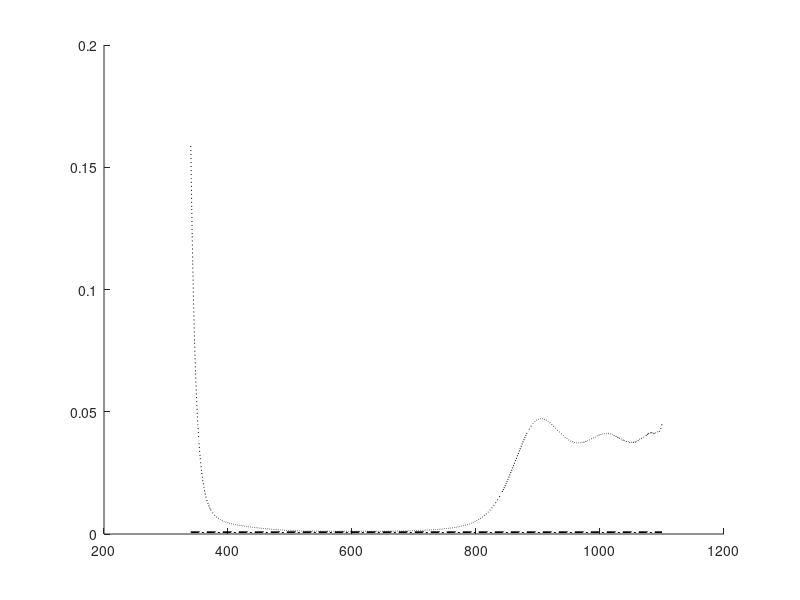

MATLAB code for this plot: (Note: this script raises an error after producing the figure.)
%% Hg-plot, egna mätningar
clc;clear all;figure(1), clf

addpath('Data/')
%load('Data/halogen_backgound_20151213.mat', 'P_korr', 'L_min')
load('Data/halogen_backgound_emission.mat', 'P_korr', 'L_min')



threshold1=6e-4;
threshold2=.9e-3;

hold on
plot([L_min, 1100], threshold1*[1,1], '-.k',...
     [L_min, 1100], threshold2*[1,1], '--k')

%Visar korrektionen
x=linspace(L_min, 1100,1000);
y=threshold2*exp(polyval(P_korr, x));
plot(x,y, ':k')

%P_korr=0;
a=dir('Data/Hg_20151212_00*.lvm');
bra=[2];
legendCell1=cell(size(bra));
normfaktor=0;
for i=1:length(bra)
data1=load(a(bra(i)).name);

L1=data1(:,1);
I1=data1(:,2);

index1=find(I1>threshold2);
I1(index1)=I1(index1).*exp(polyval(P_korr, L1(index1)));
plot(L1,I1)

legendCell1{i}=num2str(bra(i));
normfaktor=normfaktor+max(I1(L1<500))/length(bra);
end

axis([L_min, 1050, 4e-4, 10])
grid on
set(gca, 'fontsize', 15, 'yscale', 'log')

%

b=dir('Data/NIST_persistent_lines_Hg.tsv');

legendCell2=cell(size(b'));

for i=1:length(b)
    data=load(b(i).name);
    I2=data(:,1)/1000; I2=I2/max(I2);
    L2=data(:,2)/10;% Å -> nm
    plot(L2, I2*normfaktor, 'o', 'markersize', 10)
    
    r=regexp(b(i).name,'[\_\.]' ,'split');
    legendCell2{i}=[r{end-1}, ' "persistent lines"'];
    %legendCell2{i}='"persistent lines"';
end


data=load('Data/NIST_strong_lines_Hg.tsv');
I=data(:,1); I=I/max(I);
L3=data(:,2)/10;% Å -> nm
plot(L3, I*normfaktor, '*k')


toppar=find( ([0; diff(I1)]>0) & ([diff(I1); 0]<0) & (I1>threshold2*1.5));
plot(L1(toppar), I1(toppar), 'vb')



l=legend([{'Tr\"o{}skel 1','Tr\"o{}skel 2', 'Korrektion'},...
       {'Spektrum'},...%legendCell1, ...
       legendCell2,...
       {'Hg "strong lines"', 'Detekterade toppar'}],...
       'location', 'northeast');

set(l, 'interpreter', 'latex', 'fontsize', 13)


ylabel('Intensitet /[godt. enhet]', 'interpreter', 'latex', 'fontsize', 20)
xlabel('$\lambda$/[nm]', 'interpreter', 'latex', 'fontsize', 20)

%% Energier
clc;
%figure(2),
clf; 
hold on
load('constants.mat', 'h', 'c', 'e')

E1=h*c./(L1(toppar)*1e-9)/e;
E3=h*c./(L3*1e-9)/e;

A=[L1(toppar), E1,   1e-5./(L1(toppar)*1e-9)];

%repmat(E1, 1, length(E1)+1) - [zeros(size(E1)), E1.'.*ones(length(E1))]
% v- nm,     v- eV,     v- 10^3 cm^-1
str1=sprintf('%3.2f  \t& %3.3f \t& %3.2f \\\\ \n',A.')


save('toppar.mat', 'A', '-mat')


xline=[-1 1];
for i=1:length(E1)
plot(xline, E1(i)*ones(size(xline)), '.-k')
end

for i=1:length(E3)
plot(xline+ 0*(i+2-length(E1)), E3(i)*ones(size(xline)), '.r')
end

% yyaxis left
set(gca, 'xtick', [], 'ytick', 1:.1:3.5, 'ylim', [0,3.5])

% yyaxis right
% set(gca, 'ydir', 'reverse','ytick', e*1e9/h/c./fliplr([0:0.5:3.5]),'ylim', [200, 1100])
%%
clc;clf;clear all

load('constants.mat', 'h', 'c', 'e');

data=load('Data/NIST_energylevels_Hg.tsv');
[data-data(1),data]

%% Kr-plot, egna mätningar
clc;clear all; clf

addpath('Data/obsolet/')
%load('Data/halogen_backgound_20151213.mat', 'P_korr', 'L_min')
load('Data/halogen_backgound_emission.mat', 'P_korr', 'L_min')



threshold1=6e-4;
threshold2=7e-3;

hold on
plot([L_min, 1100], threshold2*[1,1], '-.k',...
     [L_min, 1100], threshold1*[1,1], '--k')

%Visar korrektionen
x=linspace(L_min, 1100,1000);
y=threshold2*exp(polyval(P_korr, x));
plot(x,y, ':k')

%P_korr=0;
a=dir('Data/obsolet/data_Kr_0.tsv');
bra=[1];
legendCell1=cell(size(bra));
normfaktor=0;
for i=1:length(bra)
data1=load(a(bra(i)).name);

L1=data1(:,1);
I1=data1(:,2);

index1=find(I1>threshold2);
I1(index1)=I1(index1).*exp(polyval(P_korr, L1(index1)));
plot(L1,I1)

legendCell1{i}=num2str(bra(i));
normfaktor=normfaktor+max(I1(L1>500))/length(bra);
end

axis([L_min, 1050, 4e-4, 10])
grid on
set(gca, 'fontsize', 15, 'yscale', 'log')

%

b=dir('Data/NIST_persistent_lines_Kr.tsv');

legendCell2=cell(size(b'));

for i=1:length(b)
    data=load(b(i).name);
    I2=data(:,1)/1000; I2=I2/max(I2);
    L2=data(:,2)/10;% Å -> nm
    plot(L2, I2*normfaktor, 'o', 'markersize', 10)
    
    r=regexp(b(i).name,'[\_\.]' ,'split');
    legendCell2{i}=[r{end-1}, ' "persistent"'];
    %legendCell2{i}='"persistent lines"';
end


data=load('Data/NIST_strong_lines_Kr.tsv');
I=data(:,1); I=I/max(I);
L3=data(:,2)/10;% Å -> nm
plot(L3, I*normfaktor, '*k')

l=legend([{'tr\"o{}skel 1','tr\"o{}skel 2', 'Korrektion'},...
       legendCell1, legendCell2,...
       ],...
       'location', 'northeast');

set(l, 'interpreter', 'latex', 'fontsize', 14)




